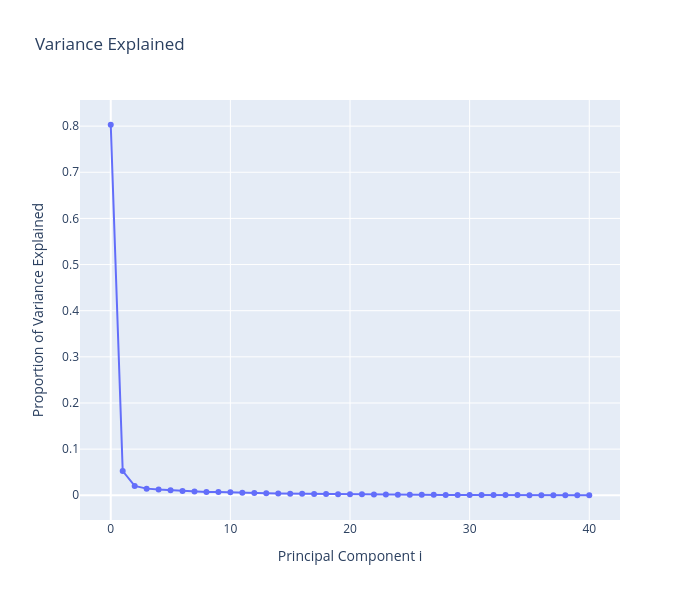

Notebook code for this chart:
### Markdown cell above
We can use the singular values in `s` to construct a scree plot:

### Code cell
fig = px.line(y=s**2 / sum(s**2), title='Variance Explained', width=700, height=600, markers=True)
fig.update_xaxes(title_text='Principal Component i')
fig.update_yaxes(title_text='Proportion of Variance Explained')

### Figure 1 — Plotly figure (JSON) as saved in the notebook; plotly's stock layout.template omitted (floating-point values rounded to 4 significant figures)
{"data": [{"hovertemplate": "x=%{x}<br>y=%{y}<extra></extra>", "legendgroup": "", "line": {"color": "#636efa", "dash": "solid"}, "marker": {"symbol": "circle"}, "mode": "lines+markers", "name": "", "orientation": "v", "showlegend": false, "type": "scatter", "x": [0, 1, 2, 3, 4, 5, 6, 7, 8, 9, 10, 11, 12, 13, 14, 15, 16, 17, 18, 19, 20, 21, 22, 23, 24, 25, 26, 27, 28, 29, 30, 31, 32, 33, 34, 35, 36, 37, 38, 39, 40], "xaxis": "x", "y": [0.803, 0.0526, 0.02018, 0.01438, 0.01226, 0.01087, 0.009039, 0.008175, 0.00693, 0.006852, 0.006611, 0.005575, 0.004844, 0.004215, 0.003616, 0.003315, 0.003078, 0.002848, 0.002661, 0.002194, 0.002079, 0.001958, 0.00182, 0.001493, 0.00127, 0.00119, 0.001017, 0.0008787, 0.0008335, 0.0007849, 0.0007381, 0.0005538, 0.000478, 0.00038, 0.0003287, 0.0002896, 0.0002479, 0.0001571, 0.0001328, 9.749e-05, 3.607e-05], "yaxis": "y"}], "layout": {"height": 600, "legend": {"tracegroupgap": 0}, "title": {"text": "Variance Explained"}, "width": 700, "xaxis": {"anchor": "y", "domain": [0.0, 1.0], "title": {"text": "Principal Component i"}}, "yaxis": {"anchor": "x", "domain": [0.0, 1.0], "title": {"text": "Proportion of Variance Explained"}}}}
